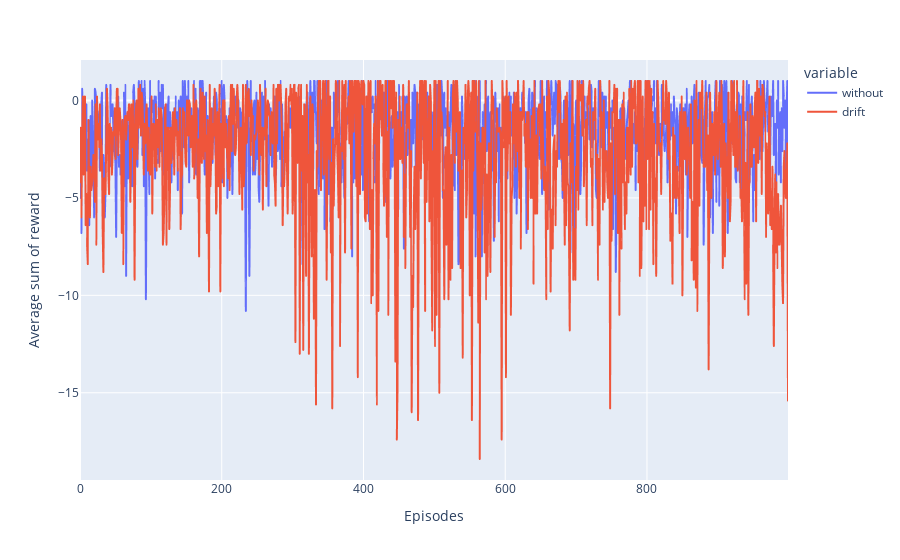

The cell this chart's notebook holds for it:
### Code cell
runs = 5 #repeat trainning process
episodes = 1000
drift_ep = 300
DQag_drift = np.empty((episodes, runs))
DQag = np.empty((episodes, runs))

for i in tqdm(range(runs)):
    agent = DQNAgent(state_dim, action_dim)
    DQag[:, i],_,_ = run_agent_dt(apply_drift=False)
    
for i in tqdm(range(runs)):
    agent = DQNAgent(state_dim, action_dim)
    DQag_drift[:, i],_,_ = run_agent_dt(apply_drift=True,drift_dis_type='similar')



data_eps = {'without': np.apply_along_axis(np.mean, 1, DQag), 
            'drift': np.apply_along_axis(np.mean, 1, DQag_drift)}

df_eps = pd.DataFrame(data=data_eps)
#print(df_eps.shape)
#print(data_eps)
fug = px.line(data_eps, y=['without','drift'])
fug.update_layout(xaxis_title = 'Episodes', yaxis_title = 'Average sum of reward')
fug.show()

### Figure 1 — Plotly figure (JSON) as saved in the notebook; plotly's stock layout.template omitted (floating-point values rounded to 4 significant figures; data arrays with more than 128 entries replaced by an {"elided": "..."} marker saying what was removed)
{"data": [{"hovertemplate": "variable=without<br>index=%{x}<br>value=%{y}<extra></extra>", "legendgroup": "without", "line": {"color": "#636efa", "dash": "solid"}, "marker": {"symbol": "circle"}, "mode": "lines", "name": "without", "showlegend": true, "type": "scattergl", "x": {"elided": "1000 int values"}, "xaxis": "x", "y": {"elided": "1000 float values"}, "yaxis": "y"}, {"hovertemplate": "variable=drift<br>index=%{x}<br>value=%{y}<extra></extra>", "legendgroup": "drift", "line": {"color": "#EF553B", "dash": "solid"}, "marker": {"symbol": "circle"}, "mode": "lines", "name": "drift", "showlegend": true, "type": "scattergl", "x": {"elided": "1000 int values"}, "xaxis": "x", "y": {"elided": "1000 float values"}, "yaxis": "y"}], "layout": {"legend": {"title": {"text": "variable"}, "tracegroupgap": 0}, "margin": {"t": 60}, "xaxis": {"anchor": "y", "domain": [0, 1], "title": {"text": "Episodes"}}, "yaxis": {"anchor": "x", "domain": [0, 1], "title": {"text": "Average sum of reward"}}}}
